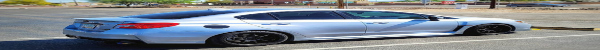
#> input picture testimg600x50.jpg, 600 x 50 px
$ python main.py   (older library calls are emulated)
#> lines starting #> are read from the running program, lines starting #| are printed output that depends on the picture
# This script will take an image file, and create a new identical image with a
# predetermined resolution. This will not overwrite the initial image.

from PIL import Image

file = 'testimg600x50.jpg'

baseheight = 25
img = Image.open(file)
#> img is the input picture: PIL image 600x50 RGB; mean R, G, B 126.7, 132.7, 139.6
print(f'Original image: {img.size[0]}x{img.size[1]}')
#| Original image: 600x50
hpercent = (baseheight / float(img.size[1]))
#> hpercent = 0.5
wsize = int((float(img.size[0]) * float(hpercent)))
#> wsize = 300
img = img.resize((wsize, baseheight), Image.ANTIALIAS)
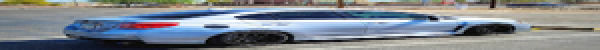
#> img: PIL image 300x25 RGB (shown 2 times larger); mean R, G, B 126.6, 132.7, 139.6
size = img.size
#> size = (300, 25)

if size[0] <= 200:
	print(f'Formatted image (height - 25): {img.size[0]}x{img.size[1]}')
	img.save(f'resized_{size[0]}x{size[1]}.jpg')
else:
	basewidth = 200
	img = Image.open(file)
	wpercent = (basewidth / float(img.size[0]))
#> wpercent = 0.333
	hsize = int((float(img.size[1]) * float(wpercent)))
#> hsize = 16
	img = img.resize((basewidth, hsize), Image.ANTIALIAS)
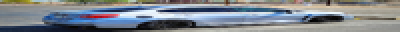
#> img: PIL image 200x16 RGB (shown 2 times larger); mean R, G, B 126.6, 132.6, 139.4
	size = img.size
#> size = (200, 16)
	print(f'Formatted image (width - 200): {img.size[0]}x{img.size[1]}')
#| Formatted image (width - 200): 200x16
	img.save(f'resized_{size[0]}x{size[1]}.jpg')

$ run again, with testimg801x253.jpg copied over testimg600x50.jpg
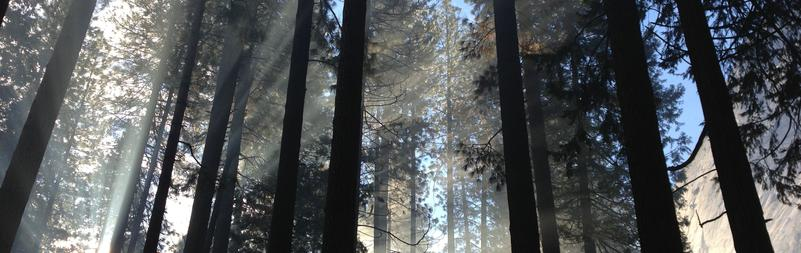
#> input picture testimg801x253.jpg, 801 x 253 px
#> img is the input picture: PIL image 801x253 RGB; mean R, G, B 84, 87.4, 89.2
#| Original image: 801x253
#> `img = img.resize((wsize, baseheight), Image.ANTIALIAS)`:
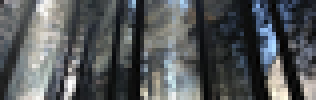
#> img: PIL image 79x25 RGB (shown 4 times larger); mean R, G, B 84, 87.4, 89.1
#| Formatted image (height - 25): 79x25
